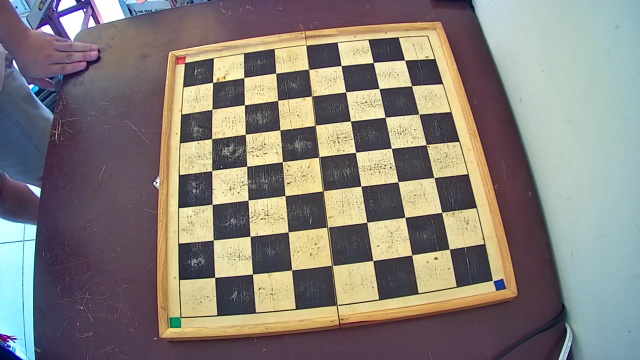
#> input picture DataSets/chessBoard/emptyChessBoard.jpg, 640 x 360 px
$ python -i register_board.py   (imports and definitions only)
#> lines starting #> are read from the running program, lines starting #| are printed output that depends on the picture; after the words box and inside, x2 and y2 are one past the last pixel; in counts of white or black regions, pixels touching at a corner belong together
#> further down, picture is the input picture: shape (360, 640, 3); mean B, G, R 121.5, 127.9, 133.9
# Pc/vision/register_board.py
"""
Registro de tablero de ajedrez:
- Detecta el rectángulo del tablero (auto o manual).
- Calcula homografía y genera una vista "warp" (cenital) 800x800 px.
- Aplica des-distorsión (intrínsecos), refinamiento con patrón 7×7,
  y permite compensar bordes con inset por lado (top/right/bottom/left).
- Etiqueta casillas a1..h8 y guarda:
  H_img2warp.npy, empty_warp.png, casillas_pixels.csv
"""

from __future__ import annotations
import sys, csv
from pathlib import Path
import numpy as np
import cv2

# permitir importar paquetes del repo si se corre como script
sys.path.insert(0, str(Path(__file__).resolve().parents[2]))

from Pc.common.config_loader import load_config, get_path
from Pc.vision.cam_io import open_camera_from_config


# =========================
#  Utils geométricas / Warp
# =========================
def _order_pts_clockwise(pts: np.ndarray) -> np.ndarray:
    """Ordena 4 puntos en sentido horario y devuelve [tl, tr, br, bl]."""
    pts = pts.reshape(4, 2).astype(np.float32)
    c = pts.mean(axis=0)
    ang = np.arctan2(pts[:, 1] - c[1], pts[:, 0] - c[0])
    order = np.argsort(ang)
    pts = pts[order]
    s = pts.sum(axis=1)
    diff = np.diff(pts, axis=1).ravel()
    tl = pts[np.argmin(s)]
    br = pts[np.argmax(s)]
    tr = pts[np.argmin(diff)]
    bl = pts[np.argmax(diff)]
    return np.array([tl, tr, br, bl], dtype=np.float32)

def _find_board_quad_auto(img: np.ndarray) -> np.ndarray | None:
    """Encuentra el cuadrilátero más grande que parezca el tablero."""
    gray = cv2.cvtColor(img, cv2.COLOR_BGR2GRAY)
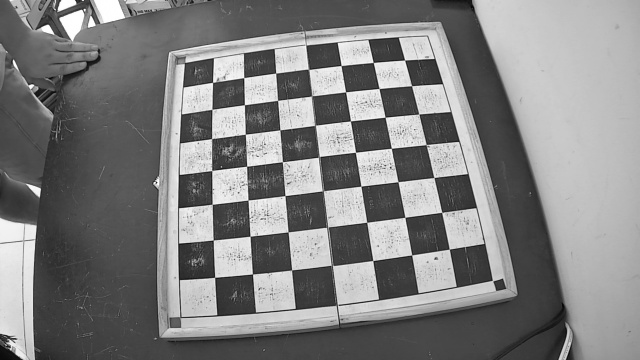
#> gray: shape (360, 640); min 5, max 255, mean 129
    gray = cv2.GaussianBlur(gray, (5, 5), 0)
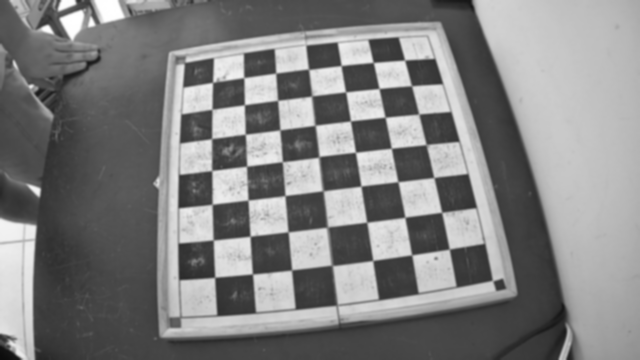
#> gray: shape (360, 640); min 12, max 255, mean 129
    edges = cv2.Canny(gray, 60, 180)
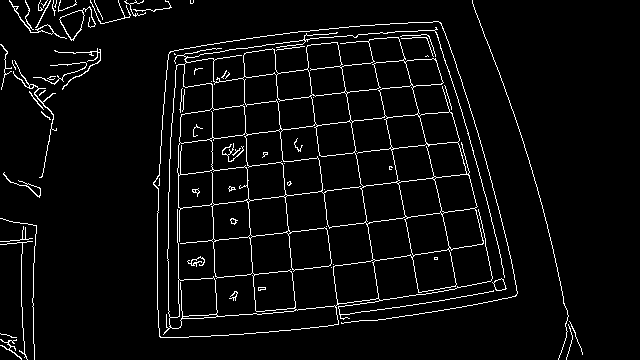
#> edges: shape (360, 640); 4.5% white in thin lines or dots
    edges = cv2.dilate(edges, np.ones((3, 3), np.uint8), 1)
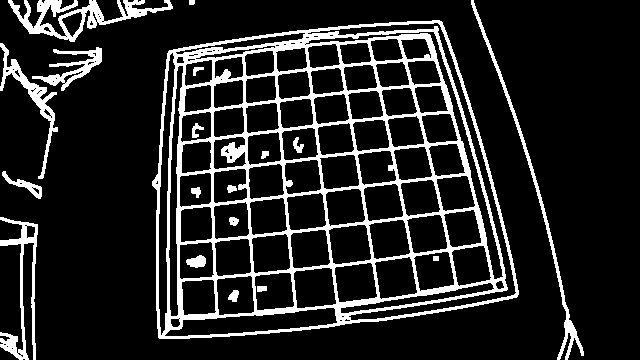
#> edges: shape (360, 640); 14.4% white; 19 white regions
    cnts, _ = cv2.findContours(edges, cv2.RETR_EXTERNAL, cv2.CHAIN_APPROX_SIMPLE)
#> cnts = 8 contours, 1 with area under 20; largest, box (x1, y1, x2, y2) and area: (152, 20, 519, 339) 95992, (8, 0, 173, 42) 2114, (0, 217, 38, 360) 1246, (471, 0, 584, 360) 1147, (0, 43, 58, 179) 1030, (32, 47, 102, 91) 798, (2, 171, 42, 199) 262
    if not cnts:
        return None
    cnts = sorted(cnts, key=cv2.contourArea, reverse=True)[:10]
    h, w = img.shape[:2]
#> h = 360; w = 640
    area_img = w * h
#> area_img = 230400
    for c in cnts:
        peri = cv2.arcLength(c, True)
        approx = cv2.approxPolyDP(c, 0.02 * peri, True)
        if len(approx) == 4 and cv2.isContourConvex(approx):
            area = cv2.contourArea(approx)
            if area > 0.15 * area_img:
                return _order_pts_clockwise(approx.reshape(4, 2))
#> this loop made 1 pass
#> (peri, approx, area, pts in _order_pts_clockwise, ang in _order_pts_clockwise, order in _order_pts_clockwise, s in _order_pts_clockwise) on pass 1: (1266.3, [[441, 21], [168, 51], [159, 338], [517, 296]], 89861.5, [[168, 51], [441, 21], [517, 296], [159, 338]], [-0.915, -2.46, 2.36, 0.548], [1, 0, 3, 2], [219, 462, 813, 497])
    return None

# [68 lines left out: functions _warp, _inset_quad, _inset_quad_asymmetric, _labels_grid, _draw_grid_labels, not called in this run]


# =====================
#  Input manual (Clicks)
# =====================
_clicks: list[tuple[int, int]] = []

# [190 lines left out: functions _on_mouse, _get_corners_manual, _load_intrinsics, _undistort, _refine_on_warp, main, not called in this run]


# [2 lines not run here, left out]

>>> import cv2
>>> picture = cv2.imread('../../DataSets/chessBoard/emptyChessBoard.jpg')
>>> result = _find_board_quad_auto(picture)
#> result = [[168, 51], [441, 21], [517, 296], [159, 338]]
